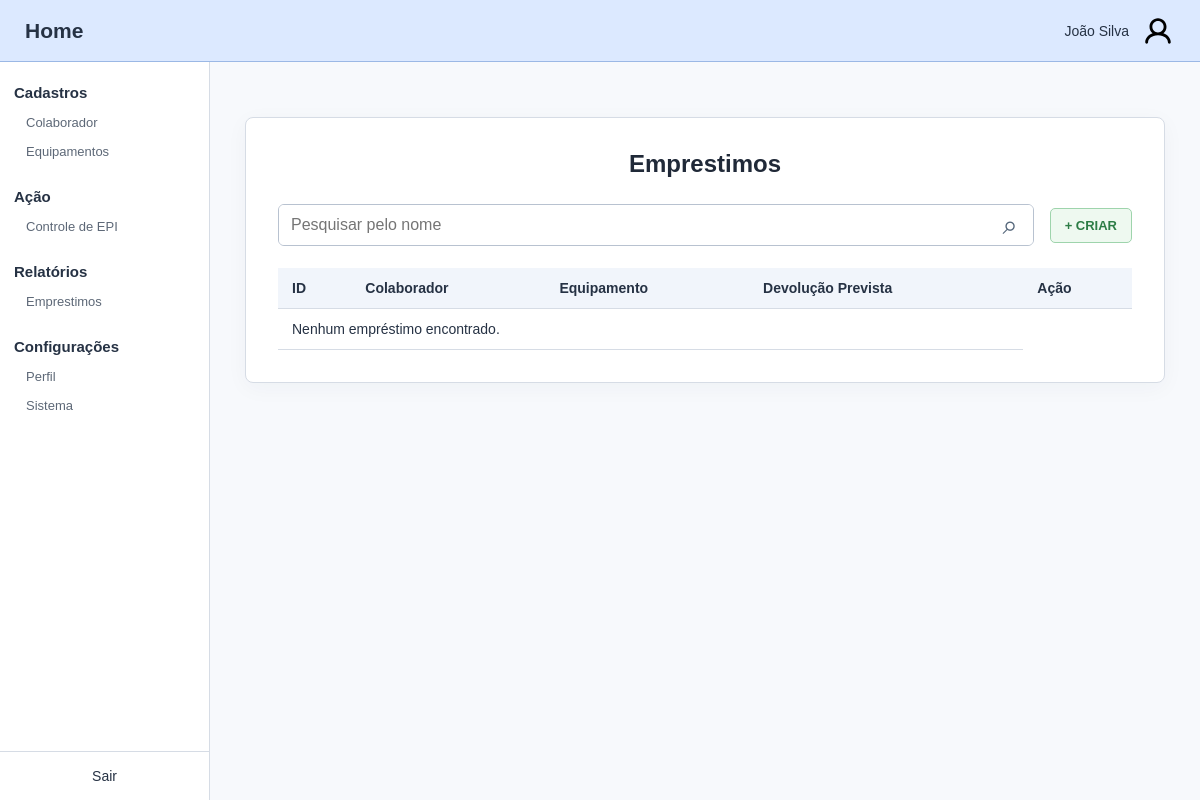
Before: /emprestimos with the older database file.
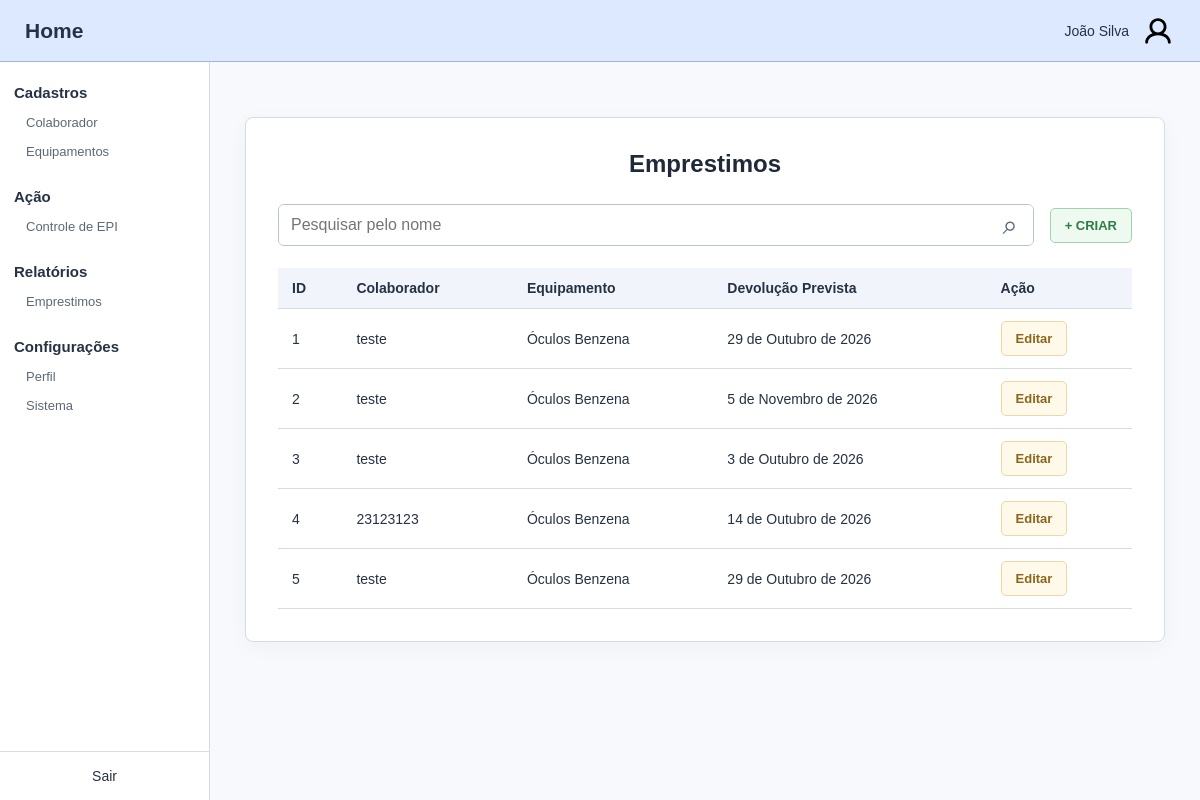
After: the same page with the newer database file.
### nucleo/models.py (models this page shows, shortened)
class Emprestimo(models.Model):
    CONDICAO_CHOICES = [
        ('EMPRESTADO', 'Emprestado'),
        ('FORNECIDO', 'Fornecido'),
        ('DEVOLVIDO', 'Devolvido'),
        ('DANIFICADO', 'Danificado'),
        ('PERDIDO', 'Perdido'),]
    OPCOES = ['DANIFICADO', 'PERDIDO', 'DEVOLVIDO']
    colaborador = models.ForeignKey(Colaborador,on_delete=models.PROTECT, related_name='emprestimos')
    equipamento = models.ForeignKey(Equipamentos,on_delete=models.PROTECT, related_name='emprestimos')
    data_emprestimo = models.DateField()
    data_devolucao_prevista = models.DateField()
    estado_equipamento = models.CharField(max_length=20, choices=CONDICAO_CHOICES, default='EMPRESTADO')
    condicao_equipamento = models.CharField(max_length=30, null=False, blank=False)
    data_devolucao = models.DateField(null=True, blank=True)
    observacao = models.CharField(max_length=30, blank=True)

class Colaborador(models.Model):
    nome = models.CharField(max_length=30, null=False, blank=False)
    telefone = models.CharField(max_length=30)

class Equipamentos(models.Model):
    SITUACAO_CHOICES = [
       ('DISPONIVEL', 'Disponível'),
       ('EM_USO', 'Em uso'),
       ('INATIVO', 'Inativo'),
    ]
    tipo = models.ForeignKey(TipoEquipamento, on_delete=models.PROTECT, related_name='equipamentos', null=False, blank=False)
    codigo_patrimonio = models.CharField(max_length=30, null=False)
    situacao = models.CharField(max_length=30, null=False, choices=SITUACAO_CHOICES, default='DISPONIVEL', blank=False)

class TipoEquipamento(models.Model):
    CATEGORIA_CHOICES = [
         ('CABECA', 'Cabeça'),
         ('FACE','Face'),
         ('AUDITIVO','Auditivo'),
         ('RESPIRATORIO', 'Respiratório'),
         ('TRONCO', 'Tronco'),
         ('MEMBROS_SUPERIORES', 'Membros superiores'),
         ('MEMBROS_INFERIORES', 'Membros inferiores'),
         ('QUEDAS', 'Quedas'),
    ]
    nome = models.CharField(max_length=30, null=False, blank=False)
    descricao = models.CharField(max_length=100)
    categoria = models.CharField(max_length=30, null=False, choices=CATEGORIA_CHOICES, blank=False)

### nucleo/views.py (the view)
# urls.py: path('emprestimos', views.emprestimos, name='emprestimo-inicial'),
def emprestimos(req):
    lista = Emprestimo.objects.all()
    return render(req, 'nucleo/emprestimo.html', {'emprestimo' : lista,})

### nucleo/templates/nucleo/emprestimo.html (shortened to what this page needs)
{% extends 'nucleo/base.html' %}
{% block content %}
<section class="content-card">
    <h1>Emprestimos</h1>
    <div class="toolbar">
        <form class="search-form" method="get" action="">
            <input type="search" name="pesquisa" value="{{ pesquisa }}" placeholder="Pesquisar pelo nome" aria-label="Pesquisar pelo nome">
            <button class="search-button" type="submit" aria-label="Pesquisar">⌕</button>
        </form>
        <a class="button button-create" href="{% url 'emprestimo-criar' %}">+ CRIAR</a>
    </div>
    <div class="table-scroll">
        {% include "nucleo/forms/emprestimo/lista_emprestimo.html" %}
    </div>
</section>
{% endblock %}

### nucleo/templates/nucleo/forms/emprestimo/lista_emprestimo.html
<table class="collaborator-table">
    <thead>
        <tr><th>ID</th><th>Colaborador</th><th>Equipamento</th><th>Devolução Prevista</th><th>Ação</th></tr>
    </thead>
    <tbody>
        {% for em in emprestimo %}
        <tr>
            <td>{{ em.id }}</td>
            <td>{{ em.colaborador.nome }}</td>
            <td>{{ em.equipamento.tipo.nome }}</td>
            <td>{{ em.data_devolucao_prevista }}</td>
            <td><a class="button button-edit" href="{% url 'emprestimo-editar' em.id %}">Editar</a></td>
        </tr>
        {% empty %}
        <tr><td colspan="4">Nenhum empréstimo encontrado.</td></tr>
        {% endfor %}
    </tbody>
</table>

Changed rows visible on the page:
added Emprestimo: id "1", colaborador.nome "teste", equipamento.tipo.nome "Óculos Benzena", data_devolucao_prevista "29 de Outubro de 2026"
added Emprestimo: id "2", colaborador.nome "teste", equipamento.tipo.nome "Óculos Benzena", data_devolucao_prevista "5 de Novembro de 2026"
added Emprestimo: id "3", colaborador.nome "teste", equipamento.tipo.nome "Óculos Benzena", data_devolucao_prevista "3 de Outubro de 2026"
added Emprestimo: id "4", colaborador.nome "23123123", equipamento.tipo.nome "Óculos Benzena", data_devolucao_prevista "14 de Outubro de 2026"
added Emprestimo: id "5", colaborador.nome "teste", equipamento.tipo.nome "Óculos Benzena", data_devolucao_prevista "29 de Outubro de 2026"
Other visible differences:
text no longer shown: "Nenhum empréstimo encontrado."
